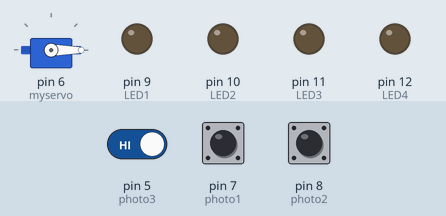
This sketch was run on a simulated Arduino Uno, built with avr-gcc and run on an emulated ATmega328P. Shown: servo, output pins drawn as LEDs (lit = HIGH). Dashed ring = blinking. Inputs (shaded band) come from the test bench; at power-on: pin 7 (photo1) HIGH, pin 8 (photo2) HIGH, pin 5 (photo3) HIGH.

Above: at 1.2 s.
1.3 s: pin 7 (photo1) pulled LOW for 0.25 s
At 1.45 s:
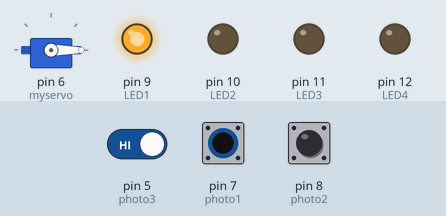
3.2 s: pin 8 (photo2) pulled LOW for 1 s
At 3.45 s:
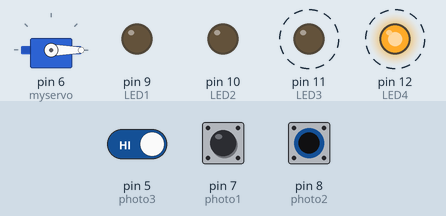
6.2 s: pin 5 (photo3) driven LOW
At 6.8 s:
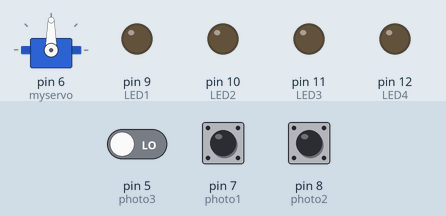
7.8 s: pin 8 (photo2) pulled LOW for 0.25 s
At 8.05 s:
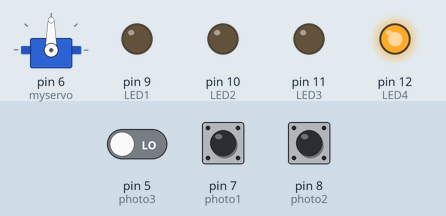
9.6 s: pin 7 (photo1) pulled LOW for 1 s
At 9.85 s:
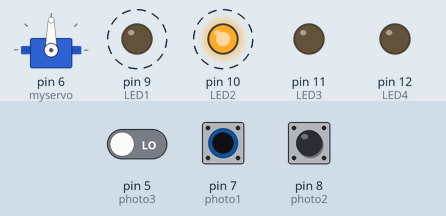
12.6 s: pin 7 (photo1) pulled LOW for 3.2 s
At 12.75 s:
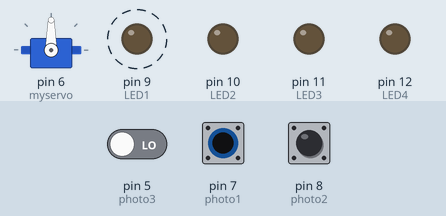
Timing chart, 0 to 17.4 s (numbered marks = the images above; inputs shaded):
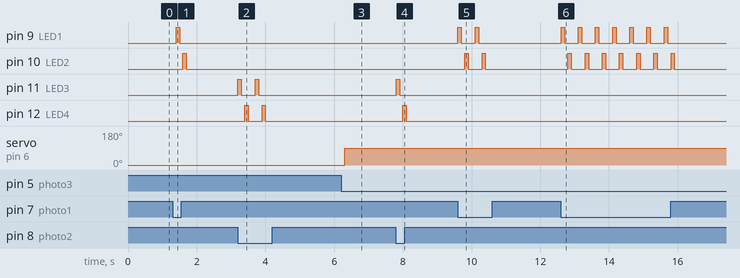

The sketch:

Laser_Tripwire_Arena.ino
```cpp
/*
 *   Project Name : Laser Tripwire Gantry
 *   Author: Calvin Khor
 *   Version: 2.0
 *   Date Last Editted:
 *                      17/ 06/22 - Added output for blinking light for 2 gantries.
 *                      19/ 06/22 - Added servo motor function for gantry
 */
#include<Servo.h>
Servo myservo;


/* delcaration for servo motor gantry function */
const int trigPin = 3;
const int photo3 = 5;

/* declaration for LED gantry 1 & 2 */
const int photo1 = 7;
const int photo2 = 8;
const int LED1 = 9;
const int LED2 = 10;
const int LED3 = 11;
const int LED4 = 12;

void setup() {
  /*Setup for gantry servo*/
  myservo.attach(6);        //Servo setup
  pinMode(trigPin,OUTPUT);
  pinMode(trigPin,INPUT);

  /* Setup for gantry 1 and 2 LEDs */
  pinMode(LED1, OUTPUT);    //gantry 1 LED LEFT
  pinMode(LED2, OUTPUT);    //gantry 1 LED RIGHT
  pinMode(LED3, OUTPUT);    //gantry 2 LED LEFT
  pinMode(LED4, OUTPUT);    //gantry 2 LED RIGHT
  Serial.begin(9600);       //start the serial monitor
  digitalWrite(LED1,LOW);   //set LED to low
  digitalWrite(LED2,LOW);
  digitalWrite(LED3,LOW);
  digitalWrite(LED4,LOW);
  pinMode(photo1,INPUT_PULLUP);   //pinout for photovoltaic sensor 1
  pinMode(photo2,INPUT_PULLUP);   //pinout for photovoltaic sensor 2
}

void loop() {

  /* For gantry with servo*/
digitalWrite(trigPin,LOW);
delayMicroseconds(2);
digitalWrite(trigPin,HIGH);

delayMicroseconds(10);
digitalWrite(trigPin,LOW);


if(digitalRead(photo3)==LOW){   //if laser sensor detects an object , sets servo to 90 degrees, else sets to 0 degrees

myservo.write(90);
}
else{
myservo.write(0);}


/* for gantry 1 and 2 with LEDs */

  if (digitalRead(photo1)==LOW) {   // if laser sensor is not detected for gantry 1 , perform blinking
    digitalWrite(LED1,HIGH);
    delay(100);
    digitalWrite(LED1,LOW);
    delay(100);
    digitalWrite(LED2, HIGH);
    delay(100);
    digitalWrite(LED2, LOW);
    delay(100);

  }
  else {
   digitalWrite(LED1,LOW);
    digitalWrite(LED2,LOW);
    delay(100);
  }
 if(digitalRead(photo2)==LOW){   //if laser sensor is not detected for gantry 2 , perform blinking

  digitalWrite(LED3,HIGH);
  delay(100);
  digitalWrite(LED3,LOW);
  delay(100);
  digitalWrite(LED4,HIGH);
  delay(100);
  digitalWrite(LED4,LOW);
  delay(100);
 }

 else {
    digitalWrite(LED3,LOW);
    digitalWrite(LED4,LOW);
    delay(100);
 }
 }
```

Measured:
- after the input at 1.3 s, pin 9 (LED1): LOW → HIGH after 0.10 s, → LOW 0.10 s later; pin 10 (LED2): LOW → HIGH after 0.30 s, → LOW 0.10 s later
- after the input at 3.2 s, pin 11 (LED3): alternates HIGH for 0.10 s and LOW for 0.40 s, 4 changes in all, then stays LOW, starting at once; pin 12 (LED4): alternates HIGH for 0.10 s and LOW for 0.40 s, 4 changes in all, then stays LOW, starting after 0.20 s
- after the input at 6.2 s, servo on pin 6 (myservo): 0° → 90° after 0.10 s
- after the input at 7.8 s, pin 11 (LED3): LOW → HIGH at once, → LOW 0.10 s later; pin 12 (LED4): LOW → HIGH after 0.20 s, → LOW 0.10 s later
- after the input at 9.6 s, pin 9 (LED1): alternates HIGH for 0.10 s and LOW for 0.40 s, 4 changes in all, then stays LOW, starting at once; pin 10 (LED2): alternates HIGH for 0.10 s and LOW for 0.40 s, 4 changes in all, then stays LOW, starting after 0.20 s
- after the input at 12.6 s, pin 9 (LED1): alternates HIGH for 0.10 s and LOW for 0.40 s, 14 changes in all, then stays LOW, starting at once; pin 10 (LED2): alternates HIGH for 0.10 s and LOW for 0.40 s, 14 changes in all, then stays LOW, starting after 0.21 s
